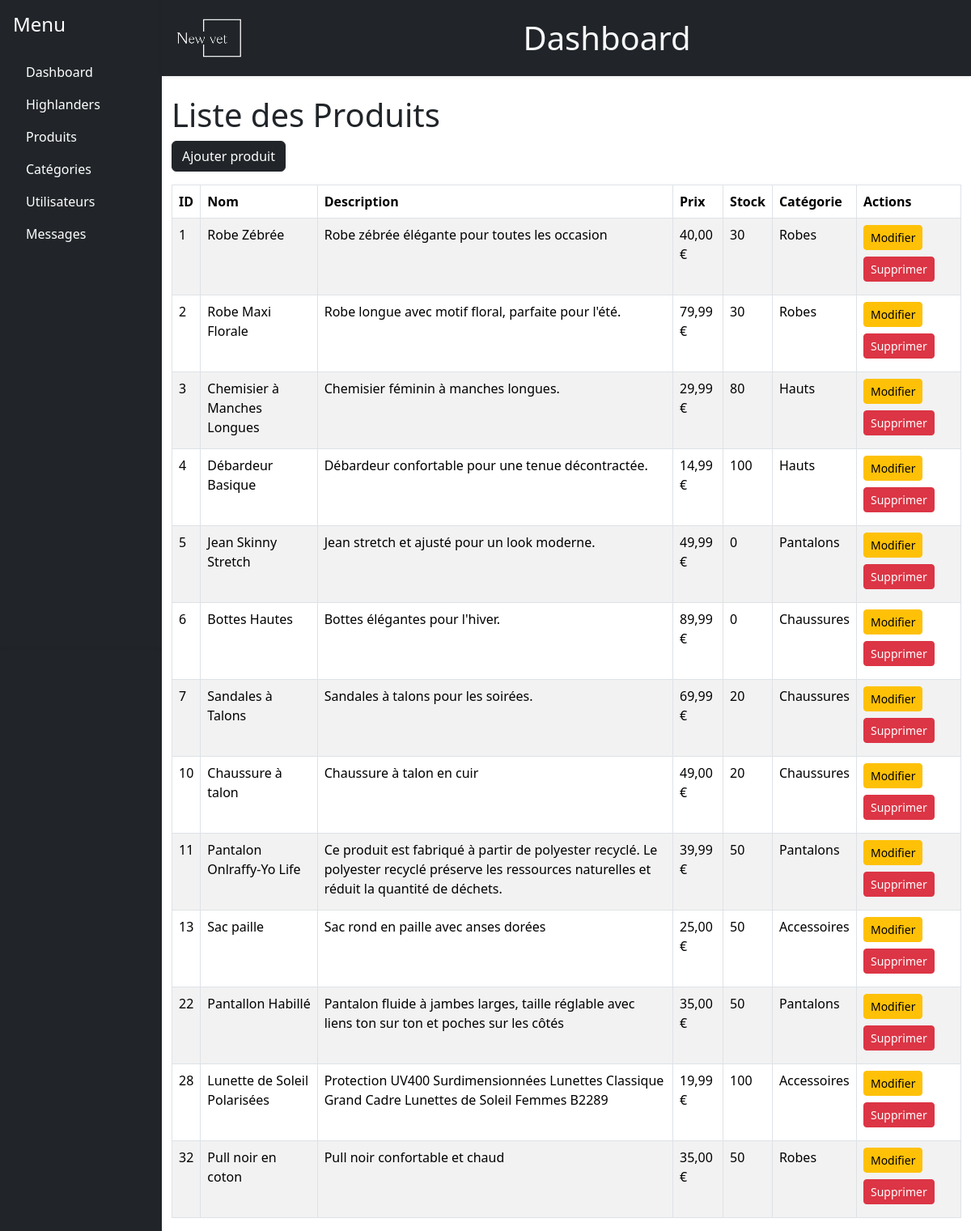
Screenshot of /backoffice/products.php with the database file from the repository.
### tables this page shows
CREATE TABLE `produits` (
  `id` int(11) NOT NULL,
  `categorie_id` int(11) DEFAULT NULL,
  `nom` varchar(255) NOT NULL,
  `description` text DEFAULT NULL,
  `prix` decimal(10,2) NOT NULL,
  `stock` int(11) DEFAULT 0,
  `date_ajout` date NOT NULL DEFAULT current_timestamp(),
  `en_priorite` tinyint(1) NOT NULL DEFAULT 0
);

CREATE TABLE `categories` (
  `id` int(11) NOT NULL,
  `nom` varchar(100) NOT NULL,
  `description` varchar(255) NOT NULL
);

### functions.php (called while the page is built, shortened)
<?php
function getCategoryById($con, $category_id){
    $query = "SELECT * FROM categories WHERE id = '$category_id' limit 1";
    $result = mysqli_query($con,$query);
    if($result && mysqli_num_rows($result)> 0){
        $category = mysqli_fetch_assoc($result);
        return $category;
    }
}
function getProductCategory($con, $productID){
    $query = "SELECT * FROM produits WHERE id = '$productID'";
    $result = mysqli_query($con,$query);
    if($result && mysqli_num_rows($result)> 0){
        $product = mysqli_fetch_assoc($result);
        $categoryID = $product['categorie_id'];
        $category = getCategoryById($con, $categoryID);
        return $category;
    }
}
function getAllProducts($con){
    $query = "SELECT * FROM produits";
    $result = mysqli_query($con,$query);
    if($result && mysqli_num_rows($result)> 0){
        $products = mysqli_fetch_all($result, MYSQLI_ASSOC);
        return $products;
    }
}
?>

### backoffice/products.php (the view, shortened to what this page needs)
<?php
include('../config.php');
include('../functions.php');
$products = getAllProducts($con);
?>
<!DOCTYPE html>
<html lang="fr">
<head>
    <link rel="stylesheet" href="https://cdn.jsdelivr.net/npm/bootstrap-icons@1.11.3/font/bootstrap-icons.min.css">
    <link href="https://cdn.jsdelivr.net/npm/bootstrap@5.3.3/dist/css/bootstrap.min.css" rel="stylesheet">
</head>
<body>
    <div class="container-fluid p-0">
        <div class="row g-0">
            <div class="col-md-2 p-0 bg-dark text-white">
                <?php include 'navbar.php'; ?>
            </div>
            <div class="col-md-10 p-0">
                <?php include 'header.php'; ?>
                <div class="container-fluid mt-4">
                    <h1>Liste des Produits</h1>
                    <a class="btn btn-dark mb-3" href="addproduct.php">Ajouter produit</a>
                    <div class="table-responsive">
                        <table class="table table-striped table-bordered">
                            <thead class="bg-dark text-light">
                                <tr>
                                    <th>ID</th>
                                    <th>Nom</th>
                                    <th>Description</th>
                                    <th>Prix</th>
                                    <th>Stock</th>
                                    <th>Catégorie</th>
                                    <th>Actions</th>
                                </tr>
                            </thead>
                            <tbody>
                                <?php foreach ($products as $product): ?>
                                    <tr>
                                        <td><?php echo $product['id']; ?></td>
                                        <td><?php echo $product['nom']; ?></td>
                                        <td><?php echo $product['description']; ?></td>
                                        <td><?php echo number_format($product['prix'], 2, ',', ' '); ?> €</td>
                                        <td><?php echo $product['stock']; ?></td>
                                        <td><?php echo getProductCategory($con, $product['id'])['nom']; ?></td>
                                        <td>
                                            <a class="btn btn-warning btn-sm mb-2" href="product.php?id=<?php echo $product['id']; ?>">Modifier</a>
                                            <a class="btn btn-danger btn-sm mb-2" href="products.php?delete_id=<?php echo $product['id']; ?>" onclick="return confirm('Êtes-vous sûr de vouloir supprimer ce produit ?');">Supprimer</a>
                                        </td>
                                    </tr>
                                <?php endforeach; ?>
                            </tbody>
                        </table>
                    </div>
                </div>
            </div>
        </div>
    </div>
</body>
</html>

### rows the page displays
produits: id "1", nom "Robe Zébrée", description "Robe zébrée élégante pour toutes les occasion", prix "40,00", stock "30", id.nom "Robes"
produits: id "2", nom "Robe Maxi Florale", description "Robe longue avec motif floral, parfaite pour l'été.", prix "79,99", stock "30", id.nom "Robes"
produits: id "3", nom "Chemisier à Manches Longues", description "Chemisier féminin à manches longues.", prix "29,99", stock "80", id.nom "Hauts"
produits: id "4", nom "Débardeur Basique", description "Débardeur confortable pour une tenue décontractée.", prix "14,99", stock "100", id.nom "Hauts"
produits: id "5", nom "Jean Skinny Stretch", description "Jean stretch et ajusté pour un look moderne.", prix "49,99", stock "0", id.nom "Pantalons"
produits: id "6", nom "Bottes Hautes", description "Bottes élégantes pour l'hiver.", prix "89,99", stock "0", id.nom "Chaussures"
produits: id "7", nom "Sandales à Talons", description "Sandales à talons pour les soirées.", prix "69,99", stock "20", id.nom "Chaussures"
produits: id "10", nom "Chaussure à talon", description "Chaussure à talon en cuir", prix "49,00", stock "20", id.nom "Chaussures"
produits: id "11", nom "Pantalon Onlraffy-Yo Life", description "Ce produit est fabriqué à partir de polyester recyclé. Le polyester recyclé préserve les ressources naturelles et réduit la quantité de déchets.", prix "39,99", stock "50", id.nom "Pantalons"
produits: id "13", nom "Sac paille", description "Sac rond en paille avec anses dorées", prix "25,00", stock "50", id.nom "Accessoires"
produits: id "22", nom "Pantallon Habillé", description "Pantalon fluide à jambes larges, taille réglable avec liens ton sur ton et poches sur les côtés", prix "35,00", stock "50", id.nom "Pantalons"
produits: id "28", nom "Lunette de Soleil Polarisées", description "Protection UV400 Surdimensionnées Lunettes Classique Grand Cadre Lunettes de Soleil Femmes B2289", prix "19,99", stock "100", id.nom "Accessoires"
produits: id "32", nom "Pull noir en coton", description "Pull noir confortable et chaud", prix "35,00", stock "50", id.nom "Robes"
